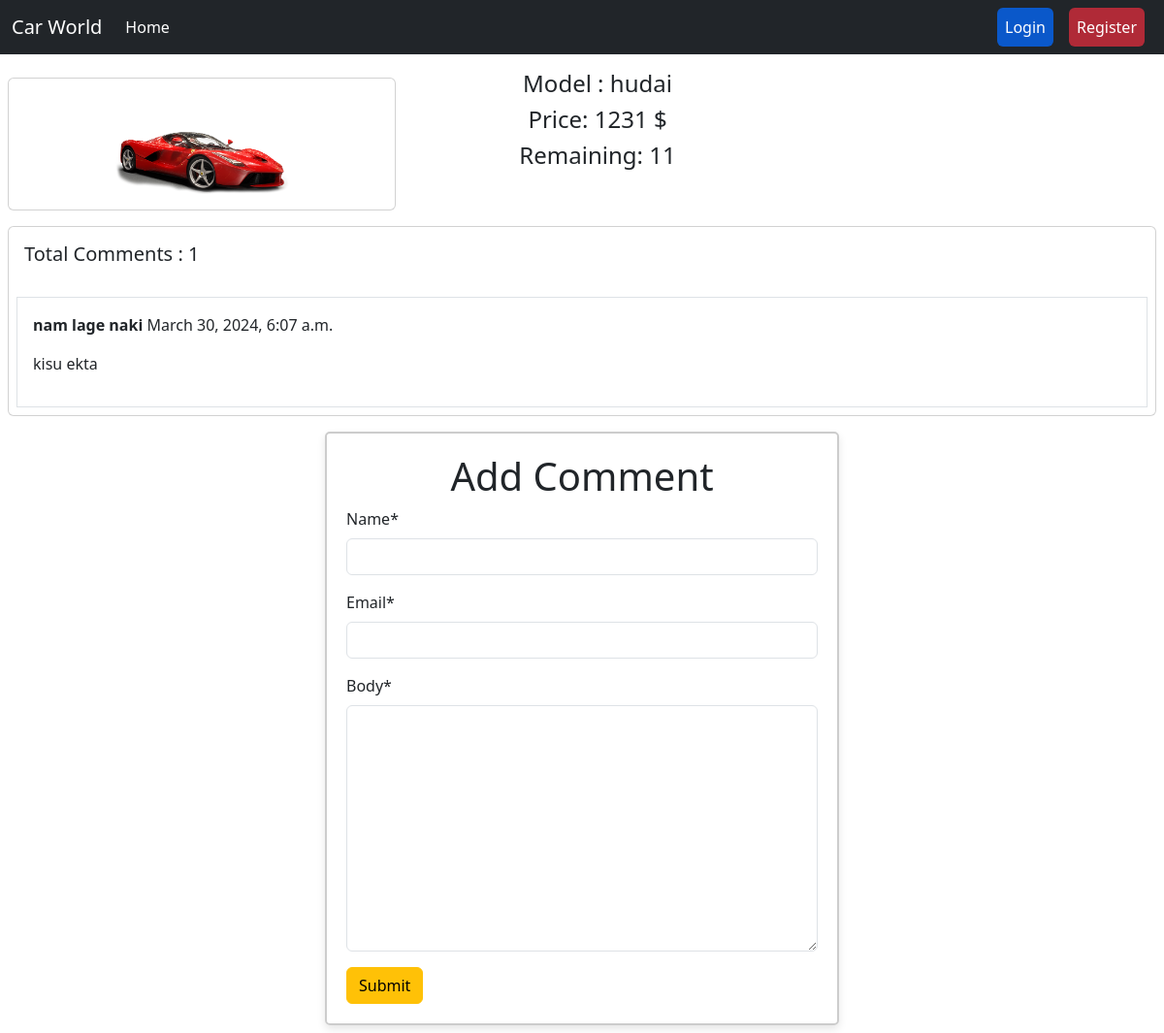
The app's page /car/details/2/ with its own data.
### car/models.py (models this page shows, shortened)
class Car(models.Model):
    model = models.CharField(max_length=255)
    brand = models.ForeignKey(Brand, on_delete=models.CASCADE)
    price = models.IntegerField()
    quantity = models.IntegerField()
    image = models.ImageField(upload_to='car/media/images/')
    buyers = models.ManyToManyField(User, blank=True)

class Comment(models.Model):
    post = models.ForeignKey(Car, on_delete=models.CASCADE, related_name='comments')
    name = models.CharField(max_length=30)
    email = models.EmailField()
    body = models.TextField()
    created_on = models.DateTimeField(auto_now_add=True)

### car/views.py (the view, shortened to what this page needs)
# urls.py: path('details/<int:id>/', views.DetailCarView.as_view(), name='car_details'),
class DetailCarView(DetailView):
    model = models.Car
    pk_url_kwarg = 'id'
    template_name = 'car_details.html'
    def get_context_data(self, **kwargs):
        context = super().get_context_data(**kwargs)
        post = self.object
        comments = post.comments.all()
        comment_form = forms.CommentForm()
        context['comments'] = comments
        context['comment_form'] = comment_form
        return context

### car/forms.py
class CommentForm(forms.ModelForm):
    class Meta:
        model = Comment
        fields = ['name', 'email', 'body']

### car/templates/car_details.html (shortened to what this page needs)
{% extends 'base.html' %}
{% load crispy_forms_tags %}
{% block content %}
<div class="col-12 d-flex mt-2 pt-2" style="text-align: center;">
    <div class="card m-2 col-md-4">
        <div class="card-body">
            <img src="{{car.image.url}}" class="card-img-top" alt="..." style="width:50%;">
        </div>
    </div>
    <div class="col-md-4">
        <h4>Model : {{car.model}}</h4>
        <h4>Price: {{car.price}} $</h4>
        <h4>Remaining: {{car.quantity}}</h4>
    </div>
</div>
<div class="card m-2">
    <h5 class="p-3">Total Comments : {{comments | length}}</h5>
    {% for comment in comments %}
  <div class="card-body border m-2">
        <p><b>{{comment.name}}</b> {{comment.created_on}}</p>
        <p>{{comment.body}}</p>
    </div>
    {% endfor %}
</div>
<div class="container">
    <div class="row justify-content-center">
      <div class="col-md-6">
        <div class="card-body">
        <form class="m-2" method="post" style="border: 2px solid #ccc; padding: 20px; border-radius: 5px; box-shadow: 0 4px 8px rgba(0,0,0,0.1);">
            <h1 style="text-align: center;">Add Comment</h1>
            {{comment_form | crispy}}
            <button class="btn btn-warning">Submit</button>
        </div>
    </div>
    </div>
</div>
{% endblock %}

### records on screen
Car: image (picture), model "hudai", price "1231", quantity "11"
Comment: name "nam lage naki", created_on "March 30, 2024, 6:07 a.m.", body "kisu ekta"

### other values on screen
{{ comments | length }} "1"
